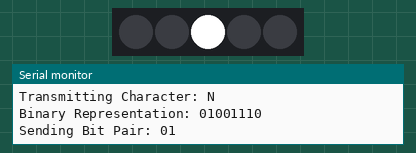
This sketch was run on a simulated Arduino Uno, built with avr-gcc and run on an emulated ATmega328P. On the bench: 5 RGB LEDs in strip order, left to right, the last lines printed to the serial monitor. At 9.0 s the program stops and its outputs stay as they are.

Above: at 0.1 s.
At 2.1 s:
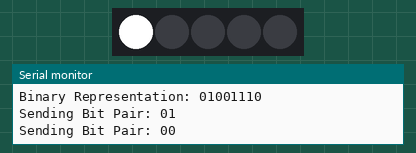
At 4.1 s:
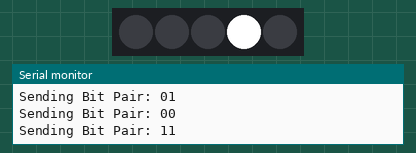
At 6.1 s:
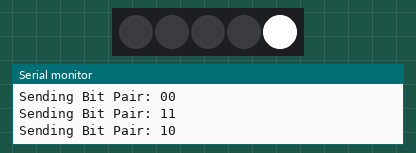
At 7.1 s:
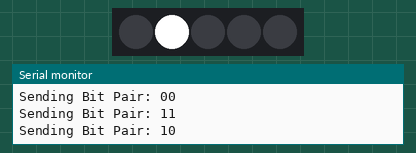
Timing chart, 0 to 9.5 s (numbered marks = the images above):
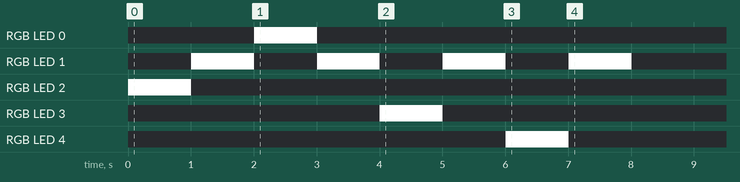

Measured:
- by itself, RGB LED 0: off → RGB(255, 255, 255) at 2.0 s, → off 1.0 s later
- by itself, RGB LED 1: alternates RGB(255, 255, 255) for 1.0 s and off for 1.0 s, 8 changes in all, then stays off
- by itself, RGB LED 2: off → RGB(255, 255, 255) at 0.00 s, → off 1.0 s later
- by itself, RGB LED 3: off → RGB(255, 255, 255) at 4.0 s, → off 1.0 s later
- by itself, RGB LED 4: off → RGB(255, 255, 255) at 6.0 s, → off 1.0 s later
- what the display in image 1 shows lasts 1.0 s, from 2.0 s to 3.0 s

The sketch:

CSK_transmitter.ino
```cpp
#include <Adafruit_NeoPixel.h>

// Pin and NeoPixel configuration
#define PIN 7                // Pin connected to the NeoPixel strip
#define NUMPIXELS 5          // Number of NeoPixels used for bit pairs
#define PERIOD 1000           // Duration for each bit pair display in ms
#define CHAR_DELAY 1000      // Delay between characters in ms

Adafruit_NeoPixel pixels(NUMPIXELS, PIN, NEO_GRB + NEO_KHZ800);

const char* inputString = "N"; // String to be transmitted

void setup() {
  Serial.begin(115200);
  pixels.begin();  // Initialize the NeoPixel strip
  pixels.clear();  // Ensure all LEDs are off initially
  pixels.show();

  Serial.println("Starting transmission...");
}

void loop() {
  // pixels.clear();
  // pixels.show();
  // delay(300);
  // Loop through each character in the input string
  for (int i = 0; i < strlen(inputString); i++) {
    char currentChar = inputString[i];
    Serial.print("Transmitting Character: ");
    Serial.println(currentChar);

    // Convert the character to its binary representation
    String binaryString = charToBinary(currentChar);
    Serial.print("Binary Representation: ");
    Serial.println(binaryString);

    // Loop through the binary string in bit pairs
    for (int j = 0; j < binaryString.length(); j += 2) {
      String bitPair = binaryString.substring(j, j + 2);
      Serial.print("Sending Bit Pair: ");
      Serial.println(bitPair);
      displayBitPair(bitPair);  // Send the bit pair to the NeoPixel strip
      displaySep();
    }

    // Delay between characters
    pixels.clear();
    pixels.show();
    delay(CHAR_DELAY);
  }

  // Once transmission is complete, turn off the NeoPixels
  pixels.clear();
  pixels.show();
  Serial.println("Transmission complete.");
  while (true); // Stop the loop
}

// Convert a character to an 8-bit binary string
String charToBinary(char c) {
  String binary = "";
  for (int i = 7; i >= 0; i--) {
    binary += ((c >> i) & 1) ? '1' : '0';
  }
  return binary;
}

// Display a bit pair on the NeoPixel strip
void displayBitPair(String bitPair) {
  pixels.clear();  // Clear all NeoPixels

  if (bitPair == "00") {
    pixels.setPixelColor(0, pixels.Color(255, 255, 255)); // Light up Pixel 0
  } else if (bitPair == "01") {
    pixels.setPixelColor(2, pixels.Color(255, 255, 255)); // Light up Pixel 1
  } else if (bitPair == "10") {
    pixels.setPixelColor(4, pixels.Color(255, 255, 255)); // Light up Pixel 2
  } else if (bitPair == "11") {
    pixels.setPixelColor(3, pixels.Color(255, 255, 255)); // Light up Pixel 3
  }

  pixels.show();  // Update the NeoPixel colors
  delay(PERIOD);  // Wait for the duration of the bit pair

}

void displaySep() {
  pixels.clear();  // Clear all NeoPixels
  pixels.setPixelColor(1, pixels.Color(255, 255, 255)); // Light up Pixel 3
  pixels.show();  // Update the NeoPixel colors
  delay(PERIOD);
}
```
